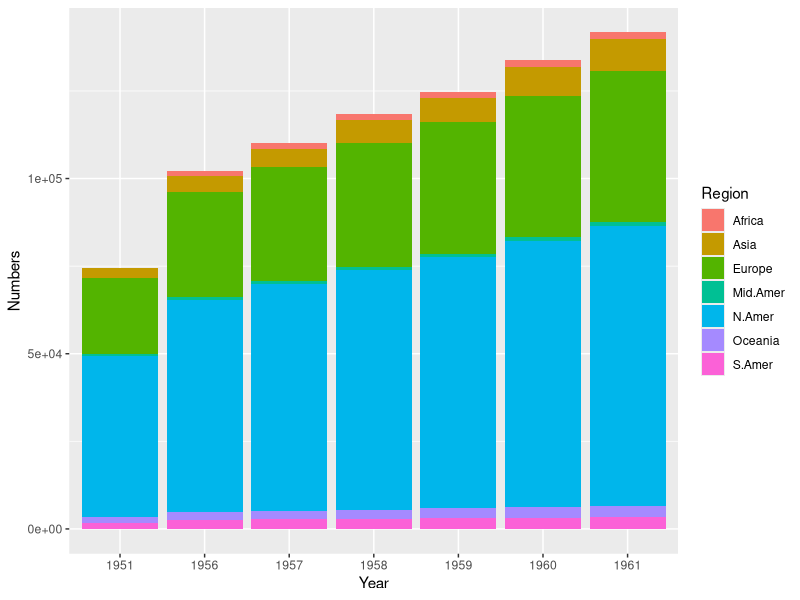
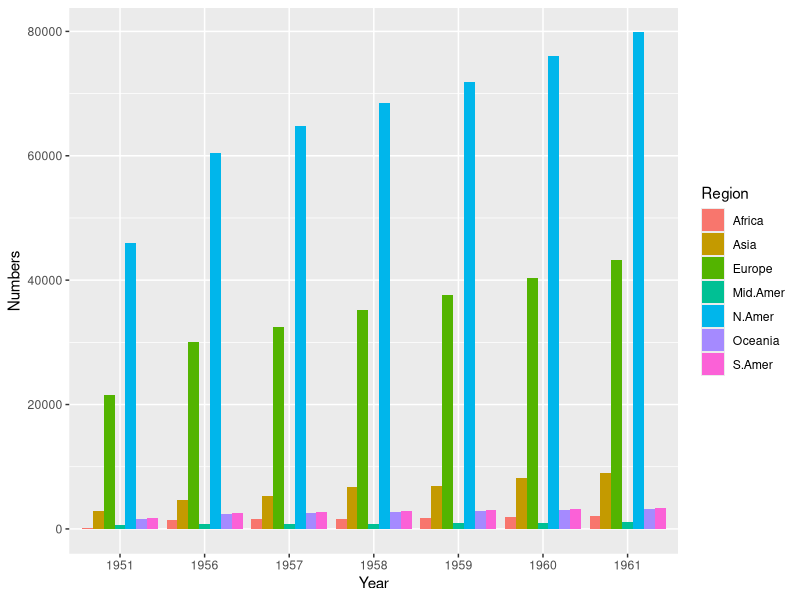
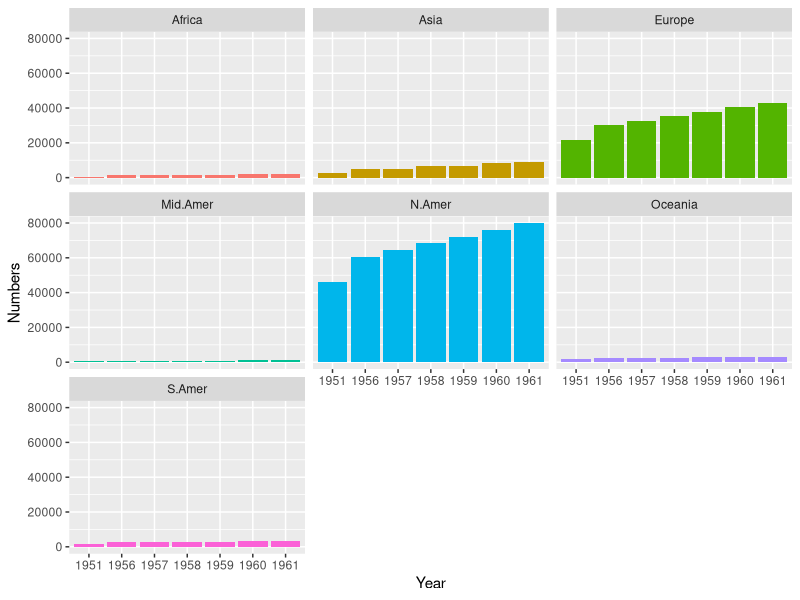
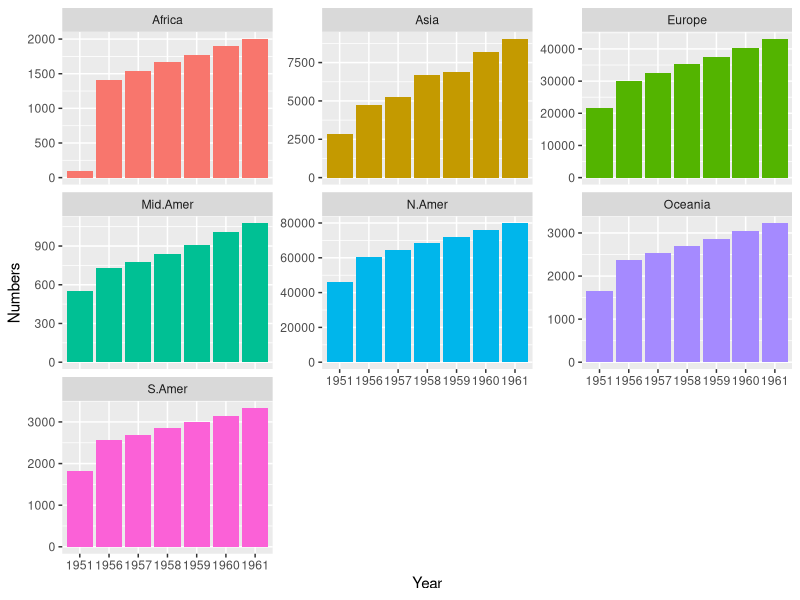
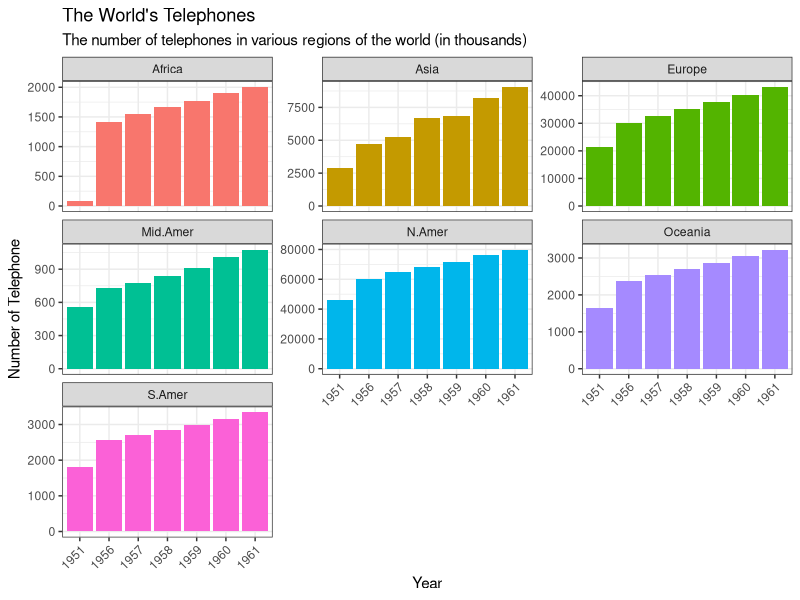

Write the R code that produced these figures, in order.
## ---- chunk 1
graphics.off()
rm(list = ls())
gc()

## ---- chunk 2
version
## ---- chunk 3
library(tidyverse)

## ---- chunk 4
WorldPhones |> head()
## ---- chunk 5
WorldPhones |> class()
## ---- chunk 6
WorldPhones |> dim()
## ---- chunk 7
df_base <- as.data.frame(WorldPhones)
## ---- chunk 8
head(df_base)
## ---- chunk 9
df_dplyr <- as_tibble(WorldPhones, rownames = "Year")
## ---- chunk 10
head(df_dplyr)
## ---- chunk 11
dim(df_base)
## ---- chunk 12
dim(df_dplyr)
## ---- chunk 13
# df_dplyr <- df_dplyr |> mutate(Year = (as.integer(Year))) # if you want to it makes integer type.

df_dplyr

## ---- chunk 14
df <- pivot_longer(df_dplyr, 2:last_col(), names_to = "Region", values_to = "Numbers")

head(df,10)
## ---- chunk 15
df |> 
  ggplot(aes(Year, Numbers, fill = Region)) + 
  geom_col()
## ---- chunk 16
df |> 
  ggplot(aes(Year, Numbers, fill = Region)) + 
  geom_col(position = "dodge")
  
## ---- chunk 17
df |> 
  ggplot(aes(Year, Numbers, fill = Region)) + 
  geom_col(show.legend = FALSE) + 
  facet_wrap(vars(Region))
  
## ---- chunk 18
df |> 
  ggplot(aes(Year, Numbers, fill = Region)) + 
  geom_col(position = "dodge", show.legend = FALSE) + 
  facet_wrap(vars(Region), scales = "free_y" )
## ---- chunk 19
df |> 
  ggplot(aes(Year, Numbers, fill = Region)) + 
  geom_col(position = "dodge", show.legend = FALSE) + 
  facet_wrap(vars(Region), scales = "free_y") +
  labs(title = "The World's Telephones",
       subtitle = "The number of telephones in various regions of the world (in thousands)",
       x = "Year", y = "Number of Telephone") +
  theme_bw() +
  theme(axis.text.x = element_text(angle = 45, hjust = 1))
## ---- chunk 20
ggsave("nb_007.png")
